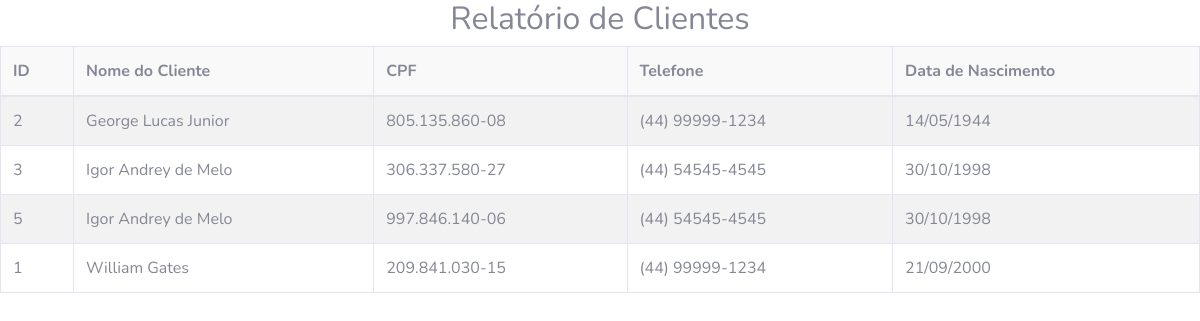
Page /admin/relClientes.php (signed in) on the committed database.
### tables this page shows
CREATE TABLE `cliente` (
  `id` int(11) NOT NULL,
  `nome` varchar(100) NOT NULL,
  `email` varchar(100) NOT NULL,
  `senha` varchar(100) NOT NULL,
  `cep` char(9) NOT NULL,
  `logradouro` varchar(100) NOT NULL,
  `numero` varchar(20) NOT NULL,
  `complemento` varchar(50) NOT NULL,
  `bairro` varchar(50) NOT NULL,
  `cidade_id` int(11) NOT NULL,
  `cpf` char(14) NOT NULL,
  `dataNascimento` date DEFAULT NULL,
  `celular` char(15) NOT NULL
);

### admin/relClientes.php (the view, shortened to what this page needs)
<!DOCTYPE html>
<html lang="pt-br">
<head>
    <link href="vendor/fontawesome-free/css/all.min.css" rel="stylesheet" type="text/css">
    <link href="vendor/datatables/dataTables.bootstrap4.min.css" rel="stylesheet" type="text/css">
    <link href="css/sb-admin-2.min.css" rel="stylesheet">
    <link rel="stylesheet" type="text/css" href="css/style.css">
</head>
<body id="page-top">
	<div class="container">
		<h2 class="text-center">Relatório de Clientes</h2>
	</div>
	<?php
		$palavra = trim ( $_POST['palavra'] ?? NULL );
		$filtro = trim ( $_POST['filtro'] ?? NULL );
		$palavra = "%{$palavra}%";
		include "libs/conectar.php";
		if ( empty ( $filtro ) ) {
			$sql = "select c.*, i.cidade, i.estado, date_format(c.dataNascimento, '%d/%m/%Y') dataNascimento
			from cliente c
			inner join cidade i on (i.id = c.cidade_id)
			where c.nome like :palavra or c.cpf like :palavra or i.cidade like :palavra
			order by c.nome";
			$consulta = $pdo->prepare($sql);
		} else if ( $filtro == "n" ) {
			$sql = "select c.*, i.cidade, i.estado, date_format(c.dataNascimento, '%d/%m/%Y') dataNascimento
			from cliente c
			inner join cidade i on (i.id = c.cidade_id)
			where c.nome like :palavra
			order by c.nome";
			$consulta = $pdo->prepare($sql);
		} else if ( $filtro == "c" ) {
			$sql = "select c.*, i.cidade, i.estado, date_format(c.dataNascimento, '%d/%m/%Y') dataNascimento
			from cliente c
			inner join cidade i on (i.id = c.cidade_id)
			where c.cpf like :palavra
			order by c.nome";
			$consulta = $pdo->prepare($sql);
		}
		$consulta->bindParam(':palavra', $palavra);
		$consulta->execute();
	?>
	<table class="table table-bordered table-striped">
		<thead>
			<tr>
				<td>ID</td>
				<td>Nome do Cliente</td>
				<td>CPF</td>
				<td>Telefone</td>
				<td>Data de Nascimento</td>
			</tr>
		</thead>
		<?php
			while ( $dados = $consulta->fetch(PDO::FETCH_OBJ) ) {
				echo "<tr>
					<td>{$dados->id}</td>
					<td>{$dados->nome}</td>
					<td>{$dados->cpf}</td>
					<td>{$dados->celular}</td>
					<td>{$dados->dataNascimento}</td>
				</tr>";
			}
		?>
	</table>
</body>
</html>

### admin/css/style.css (style rules this page uses)
thead { background: #F9f9f9; font-weight: bold; }

### rows in the picture
cliente: id "2", nome "George Lucas Junior", cpf "805.135.860-08", celular "(44) 99999-1234", dataNascimento "14/05/1944"
cliente: id "3", nome "Igor Andrey de Melo", cpf "306.337.580-27", celular "(44) 54545-4545", dataNascimento "30/10/1998"
cliente: id "5", nome "Igor Andrey de Melo", cpf "997.846.140-06", celular "(44) 54545-4545", dataNascimento "30/10/1998"
cliente: id "1", nome "William Gates", cpf "209.841.030-15", celular "(44) 99999-1234", dataNascimento "21/09/2000"
